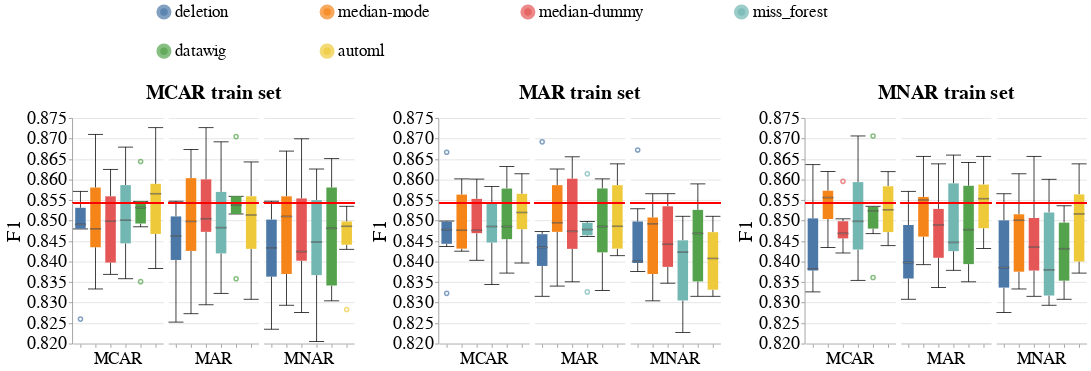

Here is the notebook cell this chart was saved with:
### Code cell
create_box_plots_for_diff_imputers_v2(dataset_name=DATASET_NAME,
                                      model_name='rf_clf',
                                      metric_name='f1',
                                      db_client=db_client,
                                      ylim=[0.82, 0.875])
